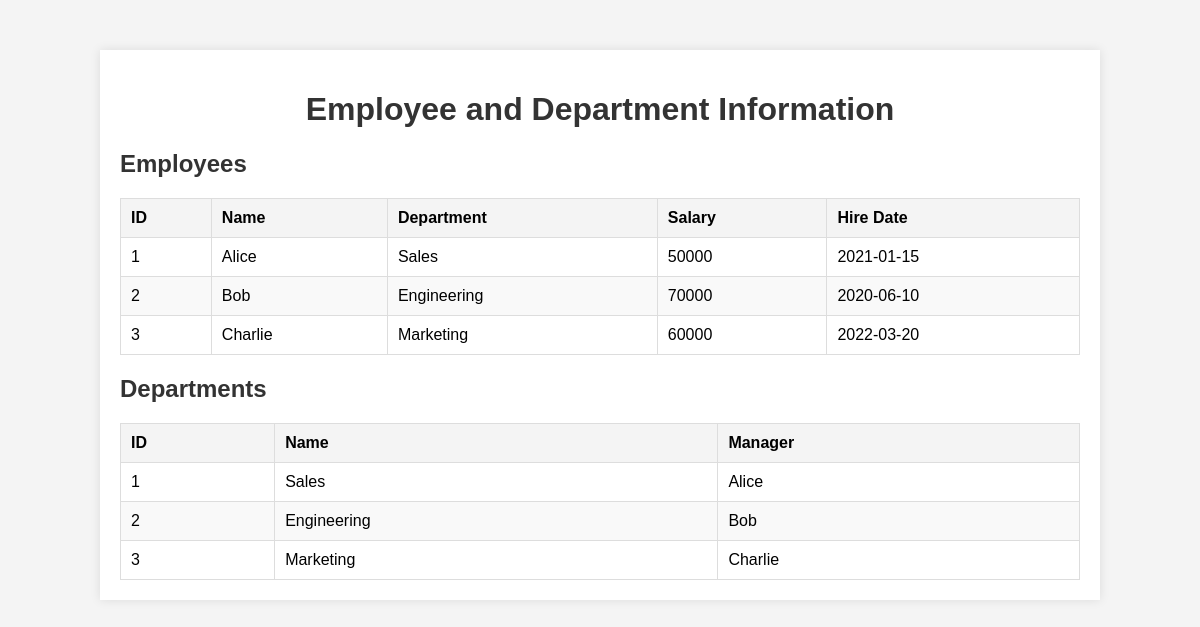
The page / on the database its author committed.
### tables this page shows
CREATE TABLE Employees (
                ID INTEGER PRIMARY KEY AUTOINCREMENT,
                Name TEXT,
                Department TEXT,
                Salary INTEGER,
                Hire_Date TEXT);

CREATE TABLE Departments (
                ID INTEGER PRIMARY KEY AUTOINCREMENT,
                Name TEXT,
                Manager TEXT);

### ShowTable.py (the view)
@app.route("/")
def home():
    conn = get_db_connection()
    employees_query = "SELECT * FROM Employees"
    employees = conn.execute(employees_query).fetchall()
    departments_query = "SELECT * FROM Departments"
    departments = conn.execute(departments_query).fetchall()
    conn.close()
    return render_template("Table.html", employees=employees, departments=departments)

### ShowTable.py (called while the page is built)
def get_db_connection():
    conn = sqlite3.connect('company.db')
    conn.row_factory = sqlite3.Row  # This allows us to access columns by name
    return conn

### ChatBot/templates/Table.html (shortened to what this page needs)
<!DOCTYPE html>
<html lang="en">
<head>
    <link rel="stylesheet" href="{{ url_for('static', filename='styles.css') }}">
</head>
<body>
    <div class="container">
        <h1>Employee and Department Information</h1>
        <h2>Employees</h2>
        <table class="data-table">
            <thead>
                <tr>
                    <th>ID</th>
                    <th>Name</th>
                    <th>Department</th>
                    <th>Salary</th>
                    <th>Hire Date</th>
                </tr>
            </thead>
            <tbody>
                {% for employee in employees %}
                    <tr>
                        <td>{{ employee['ID'] }}</td>
                        <td>{{ employee['Name'] }}</td>
                        <td>{{ employee['Department'] }}</td>
                        <td>{{ employee['Salary'] }}</td>
                        <td>{{ employee['Hire_Date'] }}</td>
                    </tr>
                {% endfor %}
            </tbody>
        </table>
        <h2>Departments</h2>
        <table class="data-table">
            <thead>
                <tr>
                    <th>ID</th>
                    <th>Name</th>
                    <th>Manager</th>
                </tr>
            </thead>
            <tbody>
                {% for department in departments %}
                    <tr>
                        <td>{{ department['ID'] }}</td>
                        <td>{{ department['Name'] }}</td>
                        <td>{{ department['Manager'] }}</td>
                    </tr>
                {% endfor %}
            </tbody>
        </table>
    </div>
</body>
</html>

### ChatBot/static/styles.css (style rules this page uses)
body { font-family: Arial, sans-serif; margin: 0; padding: 0; background-color: #f4f4f4; }
.container { width: 80%; margin: 0 auto; padding: 20px; background-color: white; box-shadow: 0 0 10px rgba(0, 0, 0, 0.1); margin-top: 50px; }
h1 { text-align: center; color: #333; }
h2 { color: #333; margin-top: 20px; }
.data-table { width: 100%; border-collapse: collapse; margin-top: 20px; text-align: left; }
.data-table th, .data-table td { padding: 10px; border: 1px solid #ddd; }
.data-table th { background-color: #f4f4f4; }
.data-table tr:nth-child(even) { background-color: #f9f9f9; }

### rows shown on the page
Employees: ID "1", Name "Alice", Department "Sales", Salary "50000", Hire_Date "2021-01-15"
Employees: ID "2", Name "Bob", Department "Engineering", Salary "70000", Hire_Date "2020-06-10"
Employees: ID "3", Name "Charlie", Department "Marketing", Salary "60000", Hire_Date "2022-03-20"
Departments: ID "1", Name "Sales", Manager "Alice"
Departments: ID "2", Name "Engineering", Manager "Bob"
Departments: ID "3", Name "Marketing", Manager "Charlie"
